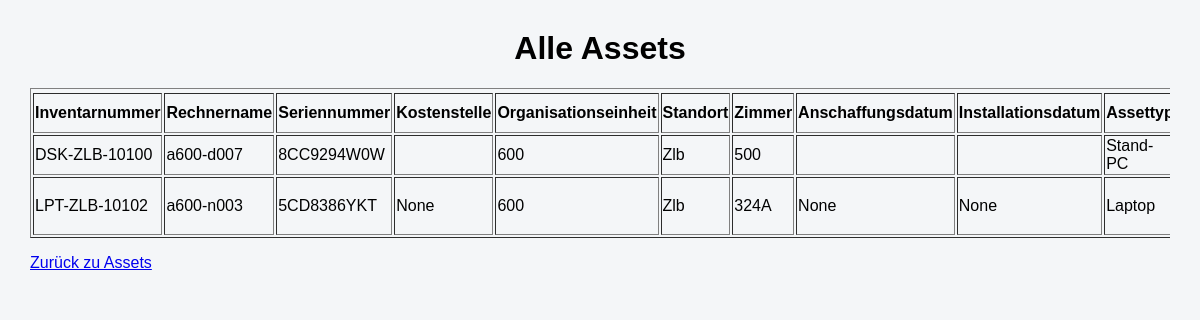
Before: /asset/anzeigen with the older database file.
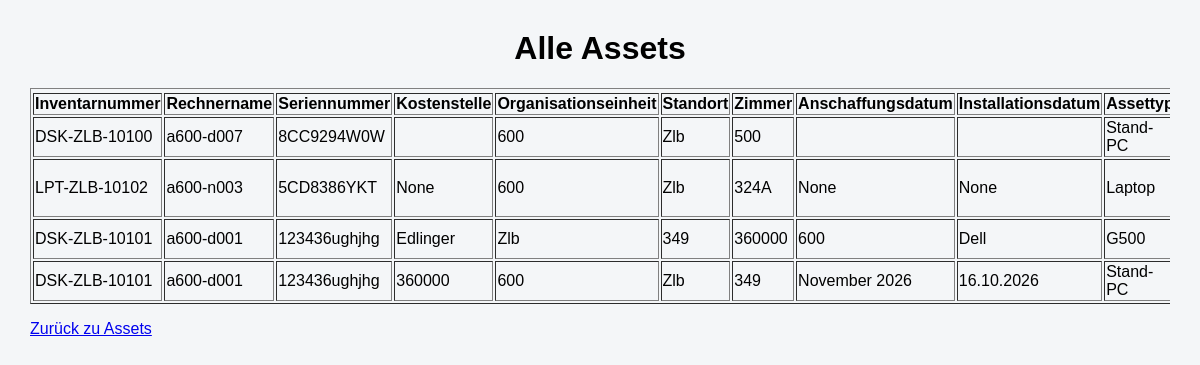
After: the same page with the newer database file.
### tables this page shows
CREATE TABLE assets (

    id INTEGER PRIMARY KEY,

    inventarnummer TEXT,
    rechnername TEXT,
    seriennummer TEXT,

    kostenstelle TEXT,
    organisationseinheit TEXT,

    standort TEXT,
    zimmer TEXT,

    anschaffungsdatum TEXT,
    installationsdatum TEXT,

    assettyp TEXT,
    verwendungsart TEXT,

    status TEXT,

    hersteller TEXT,
    modell TEXT,

    mac_adresse TEXT,
    garantie TEXT,

    verwaltungsart TEXT,

    prozessor TEXT,
    kerne_threads TEXT,

    ram TEXT,
    festplatte TEXT,

    betriebssystem TEXT,

    displaygroesse TEXT,
    dockingstation TEXT,

    anlagenummer TEXT,

    mitarbeiter TEXT,

    bemerkung TEXT

);

### app.py (the view)
@app.route("/asset/anzeigen")
def assets_anzeigen():
    verbindung = sqlite3.connect("asset_management.db")
    cursor = verbindung.cursor()
    cursor.execute("""
        SELECT *
        FROM assets
    """)
    assets = cursor.fetchall()
    print(assets)
    verbindung.close()
    return render_template(
        "assets_anzeigen.html",
        assets=assets
    )

### templates/assets_anzeigen.html (shortened to what this page needs)
<!DOCTYPE html>
<html>
<head>
    <link rel="stylesheet"
          href="{{ url_for('static', filename='style.css') }}">
</head>
<body>
<h1>Alle Assets</h1>
<div style="overflow-x: auto;">
<table border="1">
    <tr>
        <tr>
    <th>Inventarnummer</th>
    <th>Rechnername</th>
    <th>Seriennummer</th>
    <th>Kostenstelle</th>
    <th>Organisationseinheit</th>
    <th>Standort</th>
    <th>Zimmer</th>
    <th>Anschaffungsdatum</th>
    <th>Installationsdatum</th>
    <th>Assettyp</th>
</tr>
    </tr>
    {% for a in assets %}
    <tr>
       <td>{{ a[1] }}</td>
        <td>{{ a[2] }}</td>
        <td>{{ a[3] }}</td>
        <td>{{ a[4] }}</td>
        <td>{{ a[5] }}</td>
        <td>{{ a[6] }}</td>
        <td>{{ a[7] }}</td>
        <td>{{ a[8] }}</td>
        <td>{{ a[9] }}</td>
        <td>{{ a[10] }}</td>
    </tr>
    {% endfor %}
</table>
</div>
<p><a href="/assets">Zurück zu Assets</a></p>
</body>
</html>

### static/style.css (style rules this page uses)
body { font-family: Arial, sans-serif; background-color: #f4f6f8; margin: 30px; }
h1 { text-align: center; }

Changed rows visible on the page:
added assets: inventarnummer "DSK-ZLB-10101", rechnername "a600-d001", seriennummer "123436ughjhg", kostenstelle "Edlinger", organisationseinheit "Zlb", standort "349", zimmer "360000", anschaffungsdatum "600", installationsdatum "Dell", assettyp "G500"
added assets: inventarnummer "DSK-ZLB-10101", rechnername "a600-d001", seriennummer "123436ughjhg", kostenstelle "360000", organisationseinheit "600", standort "Zlb", zimmer "349", anschaffungsdatum "November 2026", installationsdatum "16.10.2026", assettyp "Stand-PC"
